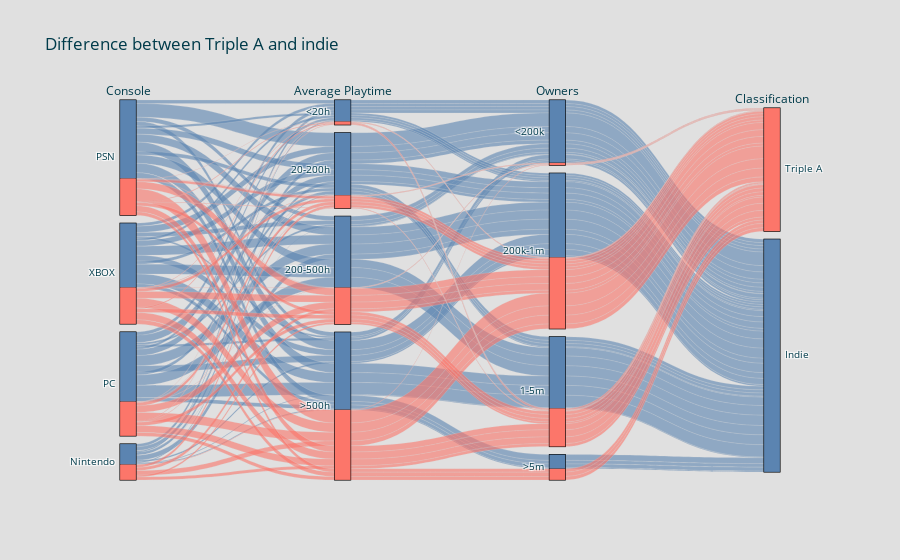

Notebook code cell kept with this figure:
### Code cell
data = go.Parcats(
    dimensions=[
        
        {'label':'Console',
         'values':com_df['console_bins']},

        {'label':'Average Playtime',
         'values':com_df['playt_bins'],
         'categoryorder': 'array','categoryarray':['<20h','20-200h','200-500h','>500h']},
        
        # {'label':'Launch Price',
        #  'values':com_df['price_bins'],
        #  'categoryorder': 'array','categoryarray':['<10$','10-20$','20-50$','>50$']},

        {'label':'Owners',
         'values':com_df['owners_bins'],
         'categoryorder': 'array', 'categoryarray':['<200k','200k-1m','1-5m','>5m']},
        
        # {'label':'Positive ratings',
        #  'values':com_df['ratio_bins'],
        #  'categoryorder': 'array', 'categoryarray':['High','Average','Low']},
        
        # {'label':'Metascore',
        #  'values':com_df['meta_bins'],
        #  'categoryorder': 'array', 'categoryarray':['High','Average','Low']},


        {'label':'Classification',
         'values':com_df['AAA_bins']}
    ],
    sortpaths='backward',
    line={'color' : [AAA_colors[meta] for meta in com_df['is_aaa']], # comparing for Triple A
          'shape':'hspline'}, # 'hspline' is nicer but slower
)

layout = go.Layout(
    title = 'Difference between Triple A and indie',
    paper_bgcolor = '#E0E0E0',
    font={'color':'#003B4A'},
)

fig = go.Figure(data=data, layout=layout)

fig.show()

### Figure 1 — Plotly figure (JSON) as saved in the notebook; plotly's stock layout.template omitted (floating-point values rounded to 4 significant figures; data arrays with more than 128 entries replaced by an {"elided": "..."} marker saying what was removed)
{"data": [{"dimensions": [{"label": "Console", "values": {"elided": "1907 str values"}}, {"categoryarray": ["<20h", "20-200h", "200-500h", ">500h"], "categoryorder": "array", "label": "Average Playtime", "values": {"elided": "1907 str values"}}, {"categoryarray": ["<200k", "200k-1m", "1-5m", ">5m"], "categoryorder": "array", "label": "Owners", "values": {"elided": "1907 str values"}}, {"label": "Classification", "values": {"elided": "1907 str values"}}], "line": {"color": {"elided": "1907 str values"}, "shape": "hspline"}, "sortpaths": "backward", "type": "parcats"}], "layout": {"autosize": true, "font": {"color": "#003B4A"}, "paper_bgcolor": "#E0E0E0", "title": {"text": "Difference between Triple A and indie"}}}
